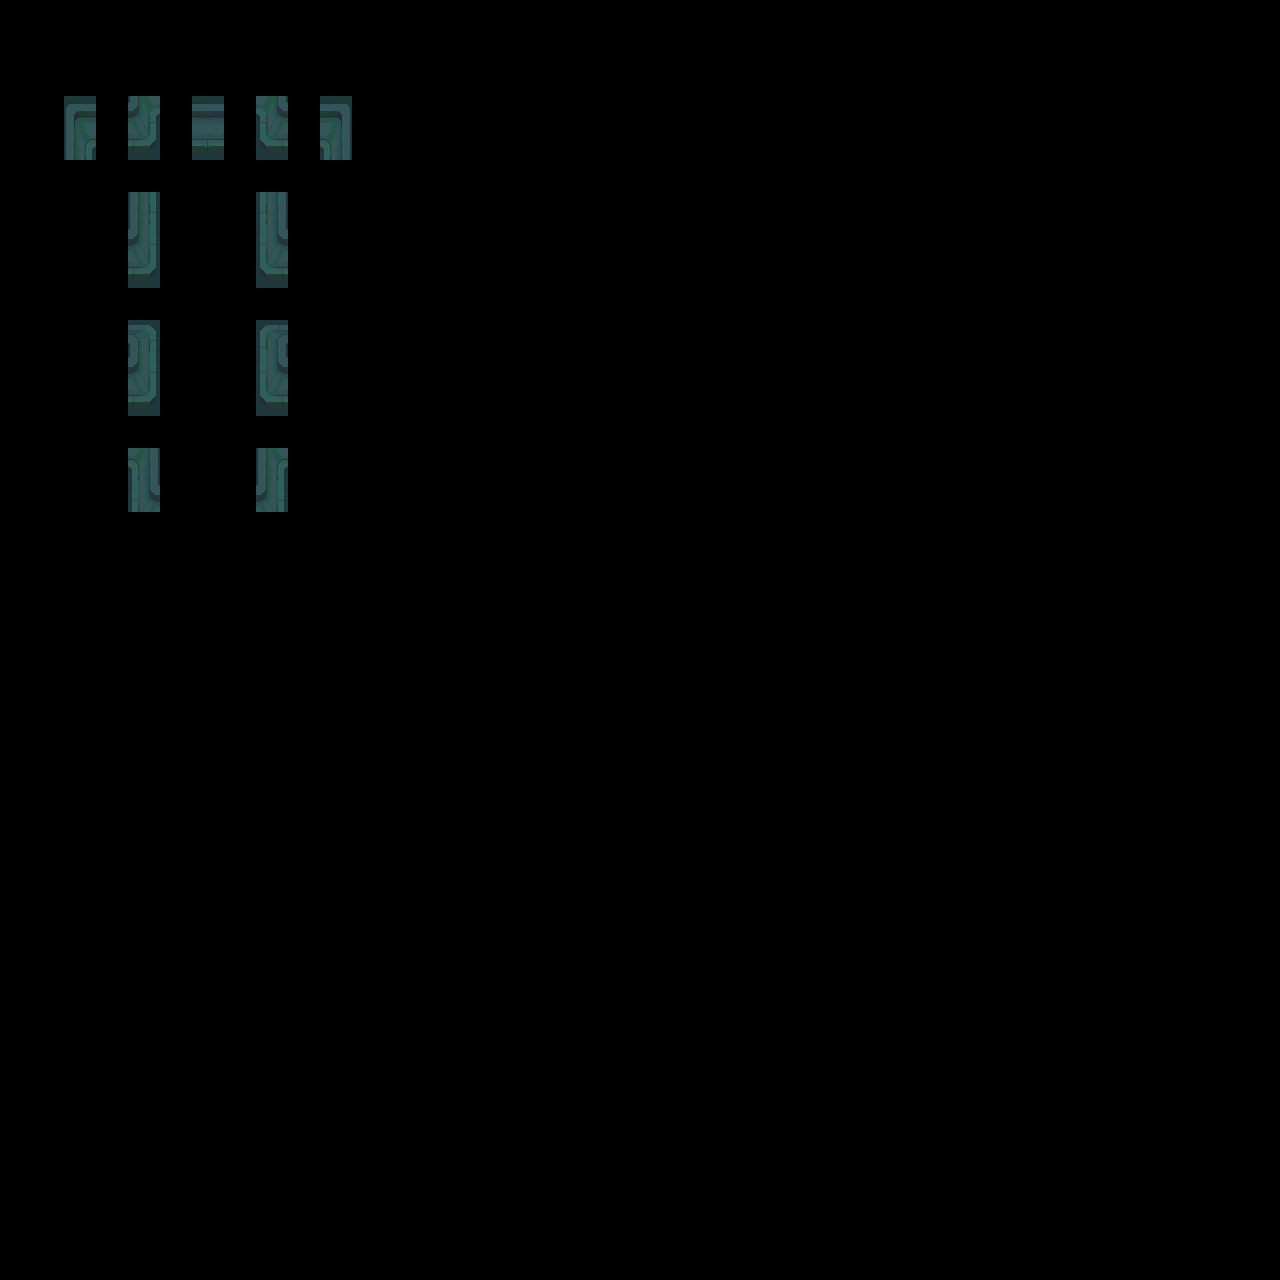

The image is a tile-based game level rendered from a .tmx file. Its description and complete source (layers, tilesets, objects, tile grids) follow:
An orthogonal 40x40 tile map with 32x32 px tiles, 2 tile layers (input_walls, output_walls).

<map version="1.9" tiledversion="1.9.2" orientation="orthogonal" renderorder="right-down" width="40" height="40" tilewidth="32" tileheight="32" infinite="0" nextlayerid="5" nextobjectid="1">
 <tileset firstgid="1" source="../tilesets/Sewers-tileset-wall-3.tsx" />
 <layer id="2" name="input_walls" width="40" height="40">
  <data encoding="csv">
0,0,0,0,0,0,0,0,0,0,0,0,0,0,0,0,0,0,0,0,0,0,0,0,0,0,0,0,0,0,0,0,0,0,0,0,0,0,0,0,
0,0,0,0,0,0,0,0,0,0,0,0,0,0,0,0,0,0,0,0,0,0,0,0,0,0,0,0,0,0,0,0,0,0,0,0,0,0,0,0,
0,0,0,0,0,0,0,0,0,0,0,0,0,0,0,0,0,0,0,0,0,0,0,0,0,0,0,0,0,0,0,0,0,0,0,0,0,0,0,0,
0,0,2,0,19,0,3,0,21,0,4,0,0,0,0,0,0,0,0,0,0,0,0,0,0,0,0,0,0,0,0,0,0,0,0,0,0,0,0,0,
0,0,52,0,0,0,0,0,0,0,56,0,0,0,0,0,0,0,0,0,0,0,0,0,0,0,0,0,0,0,0,0,0,0,0,0,0,0,0,0,
0,0,0,0,0,0,0,0,0,0,0,0,0,0,0,0,0,0,0,0,0,0,0,0,0,0,0,0,0,0,0,0,0,0,0,0,0,0,0,0,
0,0,0,0,52,0,0,0,56,0,0,0,0,0,0,0,0,0,0,0,0,0,0,0,0,0,0,0,0,0,0,0,0,0,0,0,0,0,0,0,
0,0,0,0,19,0,0,0,21,0,0,0,0,0,0,0,0,0,0,0,0,0,0,0,0,0,0,0,0,0,0,0,0,0,0,0,0,0,0,0,
0,0,0,0,0,0,0,0,0,0,0,0,0,0,0,0,0,0,0,0,0,0,0,0,0,0,0,0,0,0,0,0,0,0,0,0,0,0,0,0,
0,0,0,0,0,0,0,0,0,0,0,0,0,0,0,0,0,0,0,0,0,0,0,0,0,0,0,0,0,0,0,0,0,0,0,0,0,0,0,0,
0,0,0,0,70,0,0,0,72,0,0,0,0,0,0,0,0,0,0,0,0,0,0,0,0,0,0,0,0,0,0,0,0,0,0,0,0,0,0,0,
0,0,0,0,19,0,0,0,21,0,0,0,0,0,0,0,0,0,0,0,0,0,0,0,0,0,0,0,0,0,0,0,0,0,0,0,0,0,0,0,
0,0,0,0,0,0,0,0,0,0,0,0,0,0,0,0,0,0,0,0,0,0,0,0,0,0,0,0,0,0,0,0,0,0,0,0,0,0,0,0,
0,0,0,0,0,0,0,0,0,0,0,0,0,0,0,0,0,0,0,0,0,0,0,0,0,0,0,0,0,0,0,0,0,0,0,0,0,0,0,0,
0,0,0,0,39,0,0,0,35,0,0,0,0,0,0,0,0,0,0,0,0,0,0,0,0,0,0,0,0,0,0,0,0,0,0,0,0,0,0,0,
0,0,0,0,21,0,0,0,19,0,0,0,0,0,0,0,0,0,0,0,0,0,0,0,0,0,0,0,0,0,0,0,0,0,0,0,0,0,0,0,
0,0,0,0,0,0,0,0,0,0,0,0,0,0,0,0,0,0,0,0,0,0,0,0,0,0,0,0,0,0,0,0,0,0,0,0,0,0,0,0,
0,0,0,0,0,0,0,0,0,0,0,0,0,0,0,0,0,0,0,0,0,0,0,0,0,0,0,0,0,0,0,0,0,0,0,0,0,0,0,0,
0,0,0,0,0,0,0,0,0,0,0,0,0,0,0,0,0,0,0,0,0,0,0,0,0,0,0,0,0,0,0,0,0,0,0,0,0,0,0,0,
0,0,0,0,0,0,0,0,0,0,0,0,0,0,0,0,0,0,0,0,0,0,0,0,0,0,0,0,0,0,0,0,0,0,0,0,0,0,0,0,
0,0,0,0,0,0,0,0,0,0,0,0,0,0,0,0,0,0,0,0,0,0,0,0,0,0,0,0,0,0,0,0,0,0,0,0,0,0,0,0,
0,0,0,0,0,0,0,0,0,0,0,0,0,0,0,0,0,0,0,0,0,0,0,0,0,0,0,0,0,0,0,0,0,0,0,0,0,0,0,0,
0,0,0,0,0,0,0,0,0,0,0,0,0,0,0,0,0,0,0,0,0,0,0,0,0,0,0,0,0,0,0,0,0,0,0,0,0,0,0,0,
0,0,0,0,0,0,0,0,0,0,0,0,0,0,0,0,0,0,0,0,0,0,0,0,0,0,0,0,0,0,0,0,0,0,0,0,0,0,0,0,
0,0,0,0,0,0,0,0,0,0,0,0,0,0,0,0,0,0,0,0,0,0,0,0,0,0,0,0,0,0,0,0,0,0,0,0,0,0,0,0,
0,0,0,0,0,0,0,0,0,0,0,0,0,0,0,0,0,0,0,0,0,0,0,0,0,0,0,0,0,0,0,0,0,0,0,0,0,0,0,0,
0,0,0,0,0,0,0,0,0,0,0,0,0,0,0,0,0,0,0,0,0,0,0,0,0,0,0,0,0,0,0,0,0,0,0,0,0,0,0,0,
0,0,0,0,0,0,0,0,0,0,0,0,0,0,0,0,0,0,0,0,0,0,0,0,0,0,0,0,0,0,0,0,0,0,0,0,0,0,0,0,
0,0,0,0,0,0,0,0,0,0,0,0,0,0,0,0,0,0,0,0,0,0,0,0,0,0,0,0,0,0,0,0,0,0,0,0,0,0,0,0,
0,0,0,0,0,0,0,0,0,0,0,0,0,0,0,0,0,0,0,0,0,0,0,0,0,0,0,0,0,0,0,0,0,0,0,0,0,0,0,0,
0,0,0,0,0,0,0,0,0,0,0,0,0,0,0,0,0,0,0,0,0,0,0,0,0,0,0,0,0,0,0,0,0,0,0,0,0,0,0,0,
0,0,0,0,0,0,0,0,0,0,0,0,0,0,0,0,0,0,0,0,0,0,0,0,0,0,0,0,0,0,0,0,0,0,0,0,0,0,0,0,
0,0,0,0,0,0,0,0,0,0,0,0,0,0,0,0,0,0,0,0,0,0,0,0,0,0,0,0,0,0,0,0,0,0,0,0,0,0,0,0,
0,0,0,0,0,0,0,0,0,0,0,0,0,0,0,0,0,0,0,0,0,0,0,0,0,0,0,0,0,0,0,0,0,0,0,0,0,0,0,0,
0,0,0,0,0,0,0,0,0,0,0,0,0,0,0,0,0,0,0,0,0,0,0,0,0,0,0,0,0,0,0,0,0,0,0,0,0,0,0,0,
0,0,0,0,0,0,0,0,0,0,0,0,0,0,0,0,0,0,0,0,0,0,0,0,0,0,0,0,0,0,0,0,0,0,0,0,0,0,0,0,
0,0,0,0,0,0,0,0,0,0,0,0,0,0,0,0,0,0,0,0,0,0,0,0,0,0,0,0,0,0,0,0,0,0,0,0,0,0,0,0,
0,0,0,0,0,0,0,0,0,0,0,0,0,0,0,0,0,0,0,0,0,0,0,0,0,0,0,0,0,0,0,0,0,0,0,0,0,0,0,0,
0,0,0,0,0,0,0,0,0,0,0,0,0,0,0,0,0,0,0,0,0,0,0,0,0,0,0,0,0,0,0,0,0,0,0,0,0,0,0,0,
0,0,0,0,0,0,0,0,0,0,0,0,0,0,0,0,0,0,0,0,0,0,0,0,0,0,0,0,0,0,0,0,0,0,0,0,0,0,0,0
</data>
 </layer>
 <layer id="4" name="output_walls" width="40" height="40">
  <data encoding="csv">
0,0,0,0,0,0,0,0,0,0,0,0,0,0,0,0,0,0,0,0,0,0,0,0,0,0,0,0,0,0,0,0,0,0,0,0,0,0,0,0,
0,0,0,0,0,0,0,0,0,0,0,0,0,0,0,0,0,0,0,0,0,0,0,0,0,0,0,0,0,0,0,0,0,0,0,0,0,0,0,0,
0,0,0,0,0,0,0,0,0,0,0,0,0,0,0,0,0,0,0,0,0,0,0,0,0,0,0,0,0,0,0,0,0,0,0,0,0,0,0,0,
0,0,2,0,0,0,0,0,0,0,4,0,0,0,0,0,0,0,0,0,0,0,0,0,0,0,0,0,0,0,0,0,0,0,0,0,0,0,0,0,
0,0,35,0,36,0,20,0,38,0,39,0,0,0,0,0,0,0,0,0,0,0,0,0,0,0,0,0,0,0,0,0,0,0,0,0,0,0,0,0,
0,0,0,0,0,0,0,0,0,0,0,0,0,0,0,0,0,0,0,0,0,0,0,0,0,0,0,0,0,0,0,0,0,0,0,0,0,0,0,0,
0,0,0,0,0,0,0,0,0,0,0,0,0,0,0,0,0,0,0,0,0,0,0,0,0,0,0,0,0,0,0,0,0,0,0,0,0,0,0,0,
0,0,0,0,74,0,0,0,75,0,0,0,0,0,0,0,0,0,0,0,0,0,0,0,0,0,0,0,0,0,0,0,0,0,0,0,0,0,0,0,
0,0,0,0,91,0,0,0,92,0,0,0,0,0,0,0,0,0,0,0,0,0,0,0,0,0,0,0,0,0,0,0,0,0,0,0,0,0,0,0,
0,0,0,0,0,0,0,0,0,0,0,0,0,0,0,0,0,0,0,0,0,0,0,0,0,0,0,0,0,0,0,0,0,0,0,0,0,0,0,0,
0,0,0,0,0,0,0,0,0,0,0,0,0,0,0,0,0,0,0,0,0,0,0,0,0,0,0,0,0,0,0,0,0,0,0,0,0,0,0,0,
0,0,0,0,74,0,0,0,75,0,0,0,0,0,0,0,0,0,0,0,0,0,0,0,0,0,0,0,0,0,0,0,0,0,0,0,0,0,0,0,
0,0,0,0,91,0,0,0,92,0,0,0,0,0,0,0,0,0,0,0,0,0,0,0,0,0,0,0,0,0,0,0,0,0,0,0,0,0,0,0,
0,0,0,0,0,0,0,0,0,0,0,0,0,0,0,0,0,0,0,0,0,0,0,0,0,0,0,0,0,0,0,0,0,0,0,0,0,0,0,0,
0,0,0,0,0,0,0,0,0,0,0,0,0,0,0,0,0,0,0,0,0,0,0,0,0,0,0,0,0,0,0,0,0,0,0,0,0,0,0,0,
0,0,0,0,75,0,0,0,74,0,0,0,0,0,0,0,0,0,0,0,0,0,0,0,0,0,0,0,0,0,0,0,0,0,0,0,0,0,0,0,
0,0,0,0,0,0,0,0,0,0,0,0,0,0,0,0,0,0,0,0,0,0,0,0,0,0,0,0,0,0,0,0,0,0,0,0,0,0,0,0,
0,0,0,0,0,0,0,0,0,0,0,0,0,0,0,0,0,0,0,0,0,0,0,0,0,0,0,0,0,0,0,0,0,0,0,0,0,0,0,0,
0,0,0,0,0,0,0,0,0,0,0,0,0,0,0,0,0,0,0,0,0,0,0,0,0,0,0,0,0,0,0,0,0,0,0,0,0,0,0,0,
0,0,0,0,0,0,0,0,0,0,0,0,0,0,0,0,0,0,0,0,0,0,0,0,0,0,0,0,0,0,0,0,0,0,0,0,0,0,0,0,
0,0,0,0,0,0,0,0,0,0,0,0,0,0,0,0,0,0,0,0,0,0,0,0,0,0,0,0,0,0,0,0,0,0,0,0,0,0,0,0,
0,0,0,0,0,0,0,0,0,0,0,0,0,0,0,0,0,0,0,0,0,0,0,0,0,0,0,0,0,0,0,0,0,0,0,0,0,0,0,0,
0,0,0,0,0,0,0,0,0,0,0,0,0,0,0,0,0,0,0,0,0,0,0,0,0,0,0,0,0,0,0,0,0,0,0,0,0,0,0,0,
0,0,0,0,0,0,0,0,0,0,0,0,0,0,0,0,0,0,0,0,0,0,0,0,0,0,0,0,0,0,0,0,0,0,0,0,0,0,0,0,
0,0,0,0,0,0,0,0,0,0,0,0,0,0,0,0,0,0,0,0,0,0,0,0,0,0,0,0,0,0,0,0,0,0,0,0,0,0,0,0,
0,0,0,0,0,0,0,0,0,0,0,0,0,0,0,0,0,0,0,0,0,0,0,0,0,0,0,0,0,0,0,0,0,0,0,0,0,0,0,0,
0,0,0,0,0,0,0,0,0,0,0,0,0,0,0,0,0,0,0,0,0,0,0,0,0,0,0,0,0,0,0,0,0,0,0,0,0,0,0,0,
0,0,0,0,0,0,0,0,0,0,0,0,0,0,0,0,0,0,0,0,0,0,0,0,0,0,0,0,0,0,0,0,0,0,0,0,0,0,0,0,
0,0,0,0,0,0,0,0,0,0,0,0,0,0,0,0,0,0,0,0,0,0,0,0,0,0,0,0,0,0,0,0,0,0,0,0,0,0,0,0,
0,0,0,0,0,0,0,0,0,0,0,0,0,0,0,0,0,0,0,0,0,0,0,0,0,0,0,0,0,0,0,0,0,0,0,0,0,0,0,0,
0,0,0,0,0,0,0,0,0,0,0,0,0,0,0,0,0,0,0,0,0,0,0,0,0,0,0,0,0,0,0,0,0,0,0,0,0,0,0,0,
0,0,0,0,0,0,0,0,0,0,0,0,0,0,0,0,0,0,0,0,0,0,0,0,0,0,0,0,0,0,0,0,0,0,0,0,0,0,0,0,
0,0,0,0,0,0,0,0,0,0,0,0,0,0,0,0,0,0,0,0,0,0,0,0,0,0,0,0,0,0,0,0,0,0,0,0,0,0,0,0,
0,0,0,0,0,0,0,0,0,0,0,0,0,0,0,0,0,0,0,0,0,0,0,0,0,0,0,0,0,0,0,0,0,0,0,0,0,0,0,0,
0,0,0,0,0,0,0,0,0,0,0,0,0,0,0,0,0,0,0,0,0,0,0,0,0,0,0,0,0,0,0,0,0,0,0,0,0,0,0,0,
0,0,0,0,0,0,0,0,0,0,0,0,0,0,0,0,0,0,0,0,0,0,0,0,0,0,0,0,0,0,0,0,0,0,0,0,0,0,0,0,
0,0,0,0,0,0,0,0,0,0,0,0,0,0,0,0,0,0,0,0,0,0,0,0,0,0,0,0,0,0,0,0,0,0,0,0,0,0,0,0,
0,0,0,0,0,0,0,0,0,0,0,0,0,0,0,0,0,0,0,0,0,0,0,0,0,0,0,0,0,0,0,0,0,0,0,0,0,0,0,0,
0,0,0,0,0,0,0,0,0,0,0,0,0,0,0,0,0,0,0,0,0,0,0,0,0,0,0,0,0,0,0,0,0,0,0,0,0,0,0,0,
0,0,0,0,0,0,0,0,0,0,0,0,0,0,0,0,0,0,0,0,0,0,0,0,0,0,0,0,0,0,0,0,0,0,0,0,0,0,0,0
</data>
 </layer>
</map>
